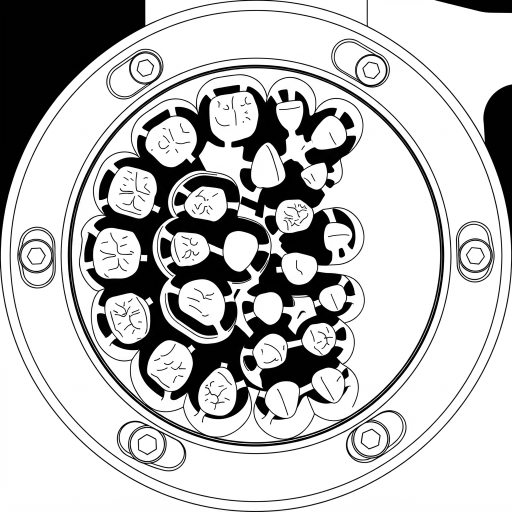
#> input picture design/login_disc-top_20260830-1240.png, 1024 x 1024 px, found by its file name (shown at 1/2 size)
$ python build_login_bg.py
#> lines starting #> are read from the running program, lines starting #| are printed output that depends on the picture
# -*- coding: utf-8 -*-
"""Маски для фону сторінки входу + прев'ю-галерея.

Кадри з kie.ai приходять як біла графіка на чорному, але модель час від часу
інвертує кадр сама. Тому яскравість тут не довіряється промпту, а міряється:
світлий кадр перевертається. Далі яскравість стає альфою — і PNG можна
фарбувати акцентом теми через mask-image.
"""
from PIL import Image, ImageOps
import numpy as np
import pathlib
import base64
import io
import json

D = pathlib.Path(r"P:\AI-Projects\CRM_Laba\design")
IMG = pathlib.Path(r"P:\AI-Projects\CRM_Laba\app\static\img")
SP = pathlib.Path(r"C:\Users\1\AppData\Local\Temp\claude\P--AI-Projects-CRM-Laba\1f14467c-bcf8-4e0b-906d-e1cecb31030b\scratchpad")

SRC = {
    "disc":     "login_disc-top_20260830-1240.png",
    "milling":  "login_milling-angled_20260830-1245.png",
    "abutment": "login_abutments_20260830-1250.png",
    "furnace":  "login_furnace-trays_20260830-1300.png",
}
SIZE = 512

b64 = {}
for key, name in SRC.items():
    im = Image.open(D / name).convert("L")
    inverted = False
    if np.array(im).mean() > 127:          # світлий кадр = модель перевернула
        im = ImageOps.invert(im)
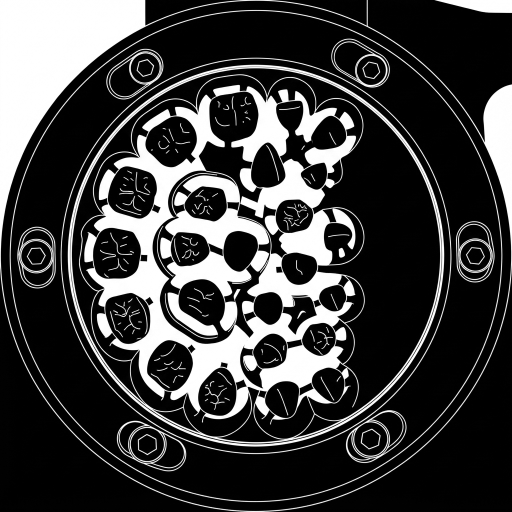
#> im: PIL image 1024x1024 L (shown at 1/2 size); min 0, max 255, mean 61.8
        inverted = True
    a = np.array(im).astype(np.float32)
    lo, hi = a.min(), a.max()
#> lo = 0; hi = 255
    if hi > lo:
        a = (a - lo) * 255.0 / (hi - lo)
    a[a < 26] = 0                          # прибрати сірий шум фону
    im = Image.fromarray(a.astype(np.uint8))

    bbox = im.point(lambda p: 255 if p > 20 else 0).getbbox()
#> bbox = (0, 0, 1024, 1024)
    if bbox:
        im = im.crop(bbox)
    im.thumbnail((SIZE, SIZE), Image.LANCZOS)
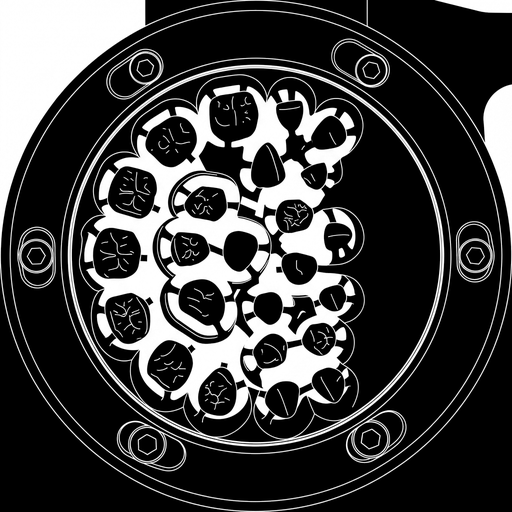
#> im: PIL image 512x512 L; min 0, max 255, mean 62.1
    canvas = Image.new("L", (SIZE, SIZE), 0)
#> canvas: PIL image 512x512 L; every value is 0
    canvas.paste(im, ((SIZE - im.width) // 2, (SIZE - im.height) // 2))

    mask = Image.new("RGBA", canvas.size, (255, 255, 255, 0))
    mask.putalpha(canvas)
    out = IMG / f"login-{key}.png"
    mask.save(out, optimize=True)
    buf = io.BytesIO()
    mask.save(buf, "PNG", optimize=True)
    b64[key] = base64.b64encode(buf.getvalue()).decode()
#> (the run stopped early here; a loop or call above may not have finished)
